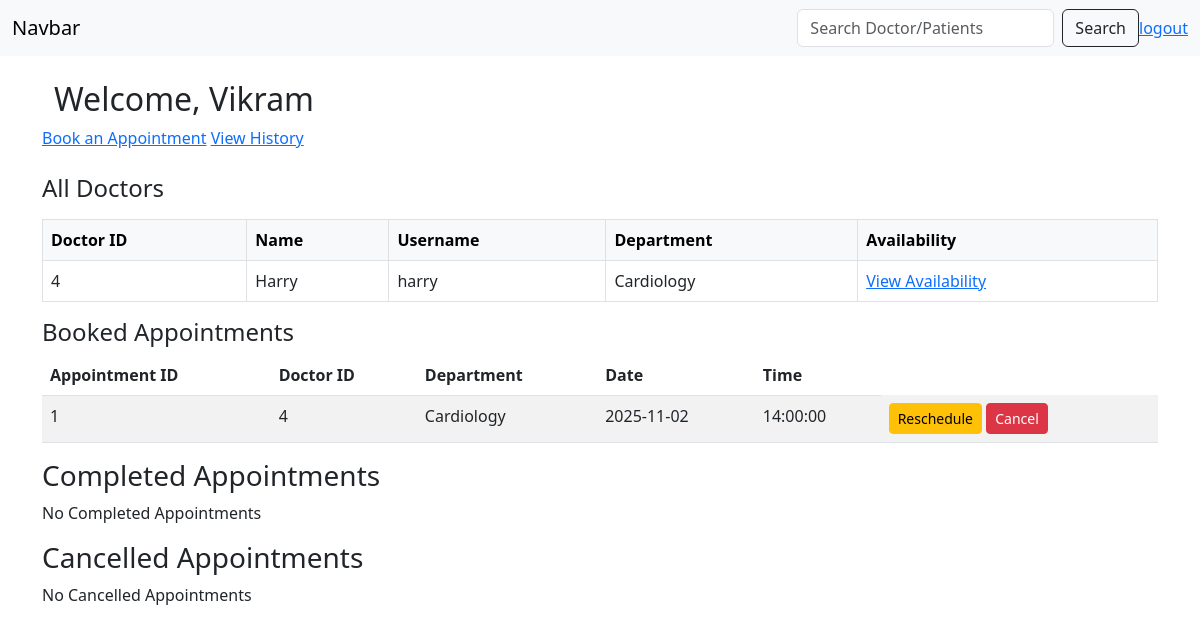
Before: /patient_dashboard (signed in) with the older database file.
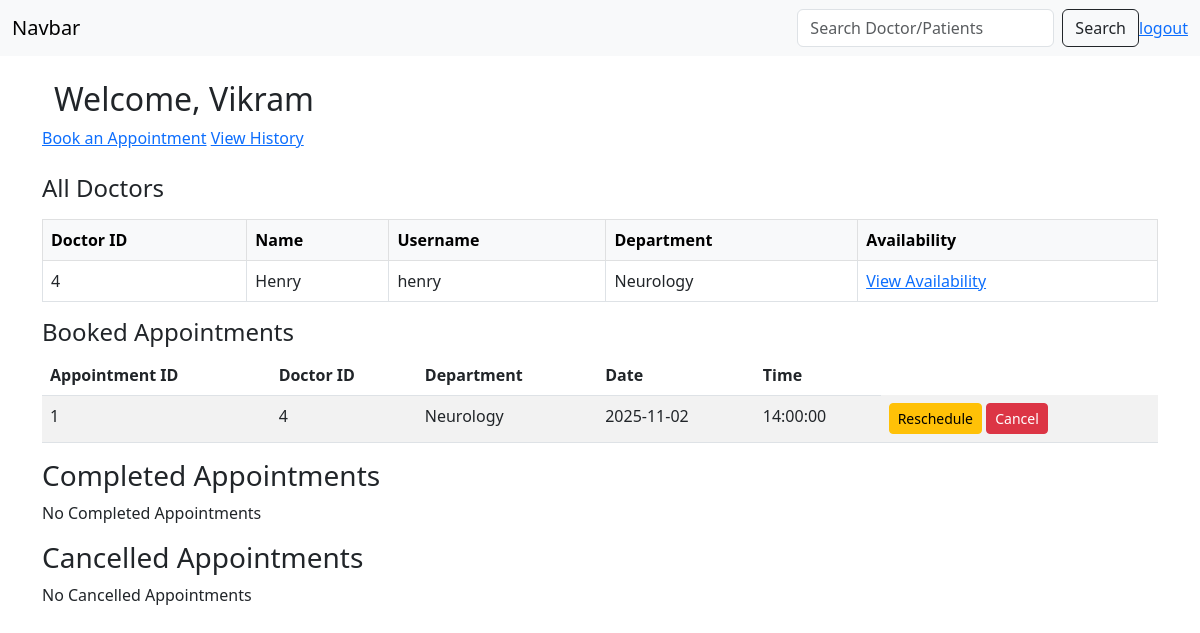
After: the same page with the newer database file.
### application/models.py (models this page shows)
class Doctor(db.Model):
    __tablename__ = "doctor"
    id=db.Column(db.Integer(),primary_key=True,autoincrement=True)
    doctor_id = db.Column(db.Integer(),db.ForeignKey('user.user_id'),nullable=False)
    name = db.Column(db.String(100),nullable=False)
    username = db.Column(db.String(100),nullable=False)
    department = db.Column(db.String(100),db.ForeignKey("department.department_name"),nullable=False)
    availability = db.Column(db.String(200), nullable=True)
    appointments = db.relationship("Appointment", backref="doctor", cascade="all, delete-orphan")

### application/patient_api.py (the view)
@api.route("/patient_dashboard", methods=["GET", "POST"])
@login_required
def patient_dashboard():
    if current_user.role != "patient":
        flash("Access Denied","danger")
        return redirect(url_for('auth.login'))
    current_patient = Patient.query.filter_by(patient_id=current_user.user_id).first()  # replace with current_user later
    db.session.expire_all()
    booked = Appointment.query.filter_by(patient_id=current_patient.patient_id, status="Booked").all()
    completed = Appointment.query.filter_by(patient_id=current_patient.patient_id, status="Completed").all()
    cancelled = Appointment.query.filter_by(patient_id=current_patient.patient_id, status="Cancelled").all()
    all_departments = Department.query.all()
    all_doctors=Doctor.query.all()
    doctor_department_map = {doc.doctor_id: doc.department for doc in Doctor.query.all()}
    return render_template(
        "patient/patient_dashboard.html",
        name=current_patient.name,
        patient_id=current_patient.patient_id,
        booked=booked,
        completed=completed,
        cancelled=cancelled,
        doctor_department_map=doctor_department_map,
        all_departments=all_departments,
        all_doctors=all_doctors
    )

### templates/patient/patient_dashboard.html
{% extends "patient/layout.html" %}
{% block body %}
  <div class="container-fluid">
    <h2>Welcome, {{ name }}</h2>
  </div>
  <a href="{{ url_for('patient_api.book_appointment') }}">Book an Appointment</a>
  <a href="{{ url_for('patient_api.patient_history',patient_id=patient_id) }}">View History</a>
  <h4 class="mt-4">All Doctors</h4>
{% if all_doctors %}
  <table class="table table-bordered mt-3">
    <thead class="table-light">
      <tr>
        <th>Doctor ID</th>
        <th>Name</th>
        <th>Username</th>
        <th>Department</th>
        <th>Availability</th>
      </tr>
    </thead>
    <tbody>
      {% for doc in all_doctors %}
        <tr>
          <td>{{ doc.doctor_id }}</td>
          <td>{{ doc.name }}</td>
          <td>{{ doc.username }}</td>
          <td>{{ doc.department }}</td>
          <td><a href="{{ url_for('patient_api.check_availability',doctor_id=doc.doctor_id)}}">View Availability</a></td>
        </tr>
      {% endfor %}
    </tbody>
  </table>
{% else %}
  <p>No doctors available</p>
{% endif %}
  <h4>Booked Appointments</h4>
  {% if booked %}
  <table class="table table-striped">
    <thead>
      <tr>
        <th>Appointment ID</th>
        <th>Doctor ID</th>
        <th>Department</th>
        <th>Date</th>
        <th>Time</th>
      </tr>
    </thead>
    <tbody>
    {% for appt in booked %}
      <tr>
        <td>{{ appt.appointment_id }}</td>
        <td>{{ appt.doctor_id }}</td>
        <td>{{ doctor_department_map.get(appt.doctor_id, "N/A") }}</td>
        <td>{{ appt.date }}</td>
        <td>{{ appt.time }}</td>
        <td>
          <a href="{{ url_for('patient_api.reschedule_appointment', appointment_id=appt.appointment_id) }}" class="btn btn-warning btn-sm">Reschedule</a>
          <a href="{{ url_for('patient_api.mark_cancelled', appointment_id=appt.appointment_id) }}" class="btn btn-danger btn-sm">Cancel</a>
        </td>
      </tr>
    {% endfor %}
    </tbody>
  </table>
  {% else %}
  <p>No Booked Appointments</p>
  {% endif %}
  <h3>Completed Appointments</h3>
{% if completed %}
<table class="table table-success">
  <tbody>
    {% for appt in completed %}
      <tr>
        <td>{{ appt.appointment_id }}</td>
        <td>{{ appt.doctor_id }}</td>
        <td>{{ doctor_department_map.get(appt.doctor_id, 'N/A') }}</td>
      </tr>
    {% endfor %}
  </tbody>
</table>
{% else %}
<p>No Completed Appointments</p>
{% endif %}
<h3>Cancelled Appointments</h3>
{% if cancelled %}
<table class="table table-warning">
  <tbody>
    {% for appt in cancelled %}
      <tr>
        <td>{{ appt.appointment_id }}</td>
        <td>{{ appt.doctor_id }}</td>
        <td>{{ doctor_department_map.get(appt.doctor_id, 'N/A') }}</td>
      </tr>
    {% endfor %}
  </tbody>
</table>
{% else %}
<p>No Cancelled Appointments</p>
{% endif %}
{% endblock %}

Changed rows visible on the page:
changed Doctor: name "Harry" → "Henry"; username "harry" → "henry"; department "Cardiology" → "Neurology"; get "Cardiology" → "Neurology"
